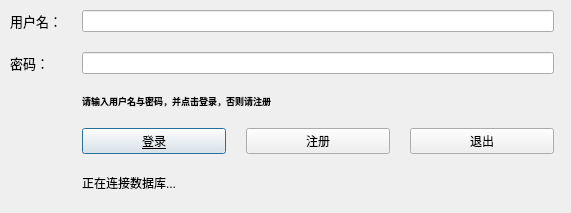
<?xml version="1.0" encoding="UTF-8"?>
<ui version="4.0">
 <class>Login</class>
 <widget class="QDialog" name="Login">
  <property name="geometry">
   <rect>
    <x>0</x>
    <y>0</y>
    <width>571</width>
    <height>213</height>
   </rect>
  </property>
  <property name="sizePolicy">
   <sizepolicy hsizetype="Fixed" vsizetype="Fixed">
    <horstretch>0</horstretch>
    <verstretch>0</verstretch>
   </sizepolicy>
  </property>
  <property name="maximumSize">
   <size>
    <width>16777215</width>
    <height>16777215</height>
   </size>
  </property>
  <property name="windowTitle">
   <string>登录</string>
  </property>
  <property name="windowOpacity">
   <double>1.000000000000000</double>
  </property>
  <widget class="QWidget" name="formLayoutWidget">
   <property name="geometry">
    <rect>
     <x>10</x>
     <y>10</y>
     <width>544</width>
     <height>183</height>
    </rect>
   </property>
   <layout class="QFormLayout" name="formLayout">
    <property name="horizontalSpacing">
     <number>20</number>
    </property>
    <property name="verticalSpacing">
     <number>20</number>
    </property>
    <item row="0" column="0">
     <widget class="QLabel" name="label_username">
      <property name="font">
       <font>
        <pointsize>10</pointsize>
       </font>
      </property>
      <property name="text">
       <string>用户名：</string>
      </property>
      <property name="buddy">
       <cstring>edit_username</cstring>
      </property>
     </widget>
    </item>
    <item row="0" column="1">
     <widget class="QLineEdit" name="edit_username">
      <property name="toolTip">
       <string>&lt;html&gt;&lt;head/&gt;&lt;body&gt;&lt;p&gt;登录用户名&lt;/p&gt;&lt;/body&gt;&lt;/html&gt;</string>
      </property>
      <property name="toolTipDuration">
       <number>-1</number>
      </property>
      <property name="statusTip">
       <string/>
      </property>
      <property name="whatsThis">
       <string/>
      </property>
     </widget>
    </item>
    <item row="1" column="0">
     <widget class="QLabel" name="label_password">
      <property name="font">
       <font>
        <pointsize>10</pointsize>
       </font>
      </property>
      <property name="text">
       <string>密码：</string>
      </property>
      <property name="buddy">
       <cstring>edit_password</cstring>
      </property>
     </widget>
    </item>
    <item row="1" column="1">
     <widget class="QLineEdit" name="edit_password">
      <property name="toolTip">
       <string>&lt;html&gt;&lt;head/&gt;&lt;body&gt;&lt;p&gt;登录密码&lt;/p&gt;&lt;/body&gt;&lt;/html&gt;</string>
      </property>
      <property name="echoMode">
       <enum>QLineEdit::Password</enum>
      </property>
     </widget>
    </item>
    <item row="3" column="1">
     <layout class="QHBoxLayout" name="horizontalLayout_4">
      <item>
       <widget class="QPushButton" name="button_login">
        <property name="font">
         <font>
          <underline>true</underline>
         </font>
        </property>
        <property name="toolTip">
         <string/>
        </property>
        <property name="text">
         <string>登录</string>
        </property>
       </widget>
      </item>
      <item>
       <widget class="QPushButton" name="button_register">
        <property name="toolTip">
         <string/>
        </property>
        <property name="text">
         <string>注册</string>
        </property>
       </widget>
      </item>
      <item>
       <widget class="QPushButton" name="button_exit">
        <property name="toolTip">
         <string/>
        </property>
        <property name="text">
         <string>退出</string>
        </property>
       </widget>
      </item>
     </layout>
    </item>
    <item row="2" column="1">
     <widget class="QLabel" name="label">
      <property name="font">
       <font>
        <pointsize>7</pointsize>
        <weight>75</weight>
        <bold>true</bold>
        <underline>false</underline>
        <stylestrategy>PreferAntialias</stylestrategy>
        <kerning>true</kerning>
       </font>
      </property>
      <property name="text">
       <string>&lt;html&gt;&lt;head/&gt;&lt;body&gt;&lt;p&gt;请输入用户名与密码，并点击登录，否则请注册&lt;/p&gt;&lt;/body&gt;&lt;/html&gt;</string>
      </property>
     </widget>
    </item>
    <item row="4" column="1">
     <widget class="QLabel" name="label_status">
      <property name="text">
       <string>正在连接数据库...</string>
      </property>
     </widget>
    </item>
   </layout>
  </widget>
 </widget>
 <tabstops>
  <tabstop>edit_username</tabstop>
  <tabstop>edit_password</tabstop>
  <tabstop>button_login</tabstop>
  <tabstop>button_register</tabstop>
  <tabstop>button_exit</tabstop>
 </tabstops>
 <resources/>
 <connections>
  <connection>
   <sender>button_exit</sender>
   <signal>clicked()</signal>
   <receiver>Login</receiver>
   <slot>close()</slot>
   <hints>
    <hint type="sourcelabel">
     <x>478</x>
     <y>145</y>
    </hint>
    <hint type="destinationlabel">
     <x>562</x>
     <y>165</y>
    </hint>
   </hints>
  </connection>
 </connections>
</ui>
